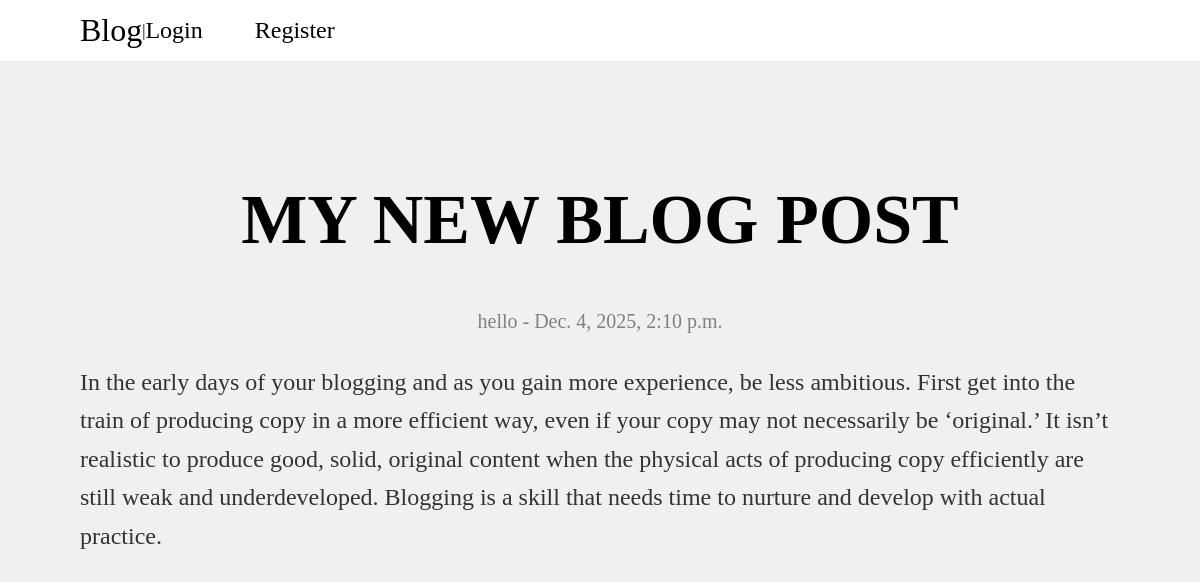
The app's page /blog/post/2/ with its own data.
### Blog/models.py (models this page shows, shortened)
class BlogPost(models.Model):
    title = models.CharField(max_length=200)
    content = models.TextField()
    author = models.ForeignKey(User, on_delete=models.CASCADE)
    date_posted = models.DateTimeField(auto_now_add=True)

### Blog/views.py (the view)
# urls.py: path('post/<int:pk>/', views.post_view, name='post_view'),
def post_view(request,pk):
    post = BlogPost.objects.get(pk = pk)
    return render(request, 'post_details.html', {'post': post})

### templates/post_details.html (shortened to what this page needs)
<!DOCTYPE html>
<html lang="en">
<head>
</head>
<body>
    {% extends 'base.html' %}
    {% block content %}
    <div class = "blog-container">
        <h2 class = 'header'> {{ post.title }}</h2>
        <p class = "details">{{ post.author }}  -  {{ post.date_posted }}</p>
        <p class = "content">{{ post.content }}</p>
    </div>
    {% endblock %}

### templates/post_details.html (style rules this page uses)
* { padding: 0px; margin: 0px; box-sizing: border-box; }
body { background-color: #f0f0f0; }
.blog-container { padding: 180px 80px 0px 80px; background-color: #f0f0f0; display : flex; flex-direction: column; align-items: center; font-family: Cambria, Cochin, Georgia, Times, 'Times New Roman', serif; }
.header { font-size: 70px; margin-bottom: 50px; }
.details { font-size: 20px; margin-bottom: 30px; color: grey; }
.content { font-size: 24px; line-height: 1.6; color: #333; }

### records on screen
BlogPost: title "MY NEW BLOG POST", author "hello", date_posted "Dec. 4, 2025, 2:10 p.m.", content "In the early days of your blogging and as you gain more experience, be less ambitious. First get into the train of producing copy in a more efficient way, even if your copy may not necessarily be ‘original.’ It isn’t realistic to produce good, solid, original content when the physical acts of producing copy efficiently are still weak and underdeveloped. Blogging is a skill that needs time to nurture and develop with actual practice."
